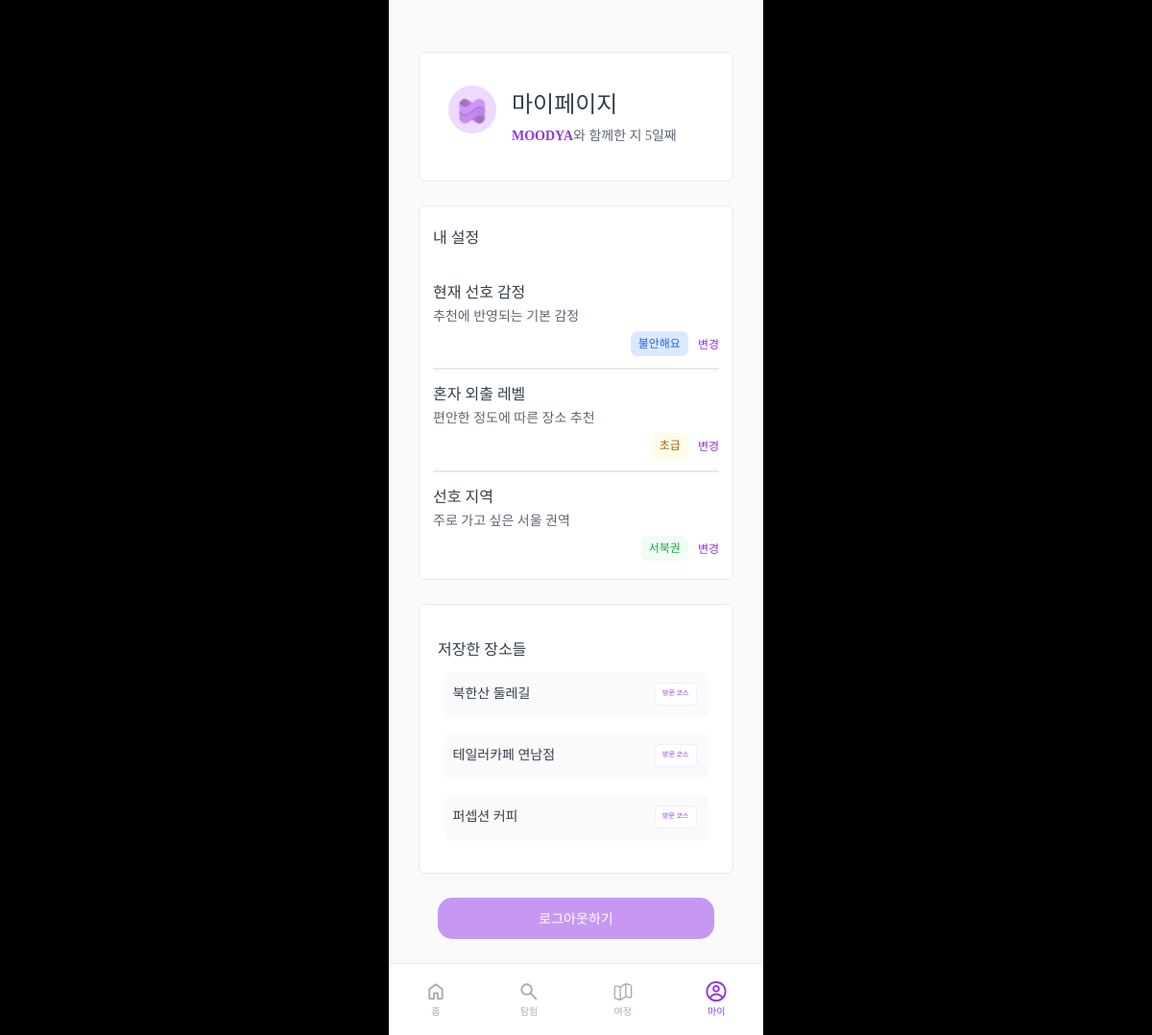
The page /accounts/mypage/ (signed in) on the database its author committed.
### accounts/models.py (models this page shows, shortened)
class UserProfile(models.Model):
    EMOTION_CHOICES = [
        ('ANXIOUS',   '불안해요'),
        ('ANGRY',   '화나요'),
        ('ENERGETIC', '활기차요'),
        ('TIRED',   '지쳤어요'),
        ('CALM',      '평온해요'),
        ('EXCITED',   '설레요'),
    ]
    ACTIVITY_LEVEL_CHOICES = [
        ('BEGINNER',     '초급'),
        ('INTERMEDIATE', '중급'),
        ('ADVANCED',     '상급'),
    ]
    REGION_CHOICES = [
        ('NW', '서북권'),
        ('NE', '동북권'),
        ('SW', '서남권'),
        ('SE', '동남권'),
        ('C',  '중부권'),
    ]
    user = models.OneToOneField(User, on_delete=models.CASCADE)
    emotion = models.CharField(
        max_length=10,
        choices=EMOTION_CHOICES,
        null=True,
        blank=False
    )
    activity_level = models.CharField(
        max_length=12,
        choices=ACTIVITY_LEVEL_CHOICES,
        null=True,
        blank=False
    )
    region = models.CharField(
        max_length=2,
        choices=REGION_CHOICES,
        null=True,
        blank=False
    )
    liked_places = models.ManyToManyField('journeys.Place', related_name='liked_by', blank=True)

### journeys/models.py (models this page shows, shortened)
class Place(models.Model):
    EMOTION_CHOICES = [
        ('ANXIOUS',   '불안해요'),
        ('ANGRY',   '화나요'),
        ('ENERGETIC', '활기차요'),
        ('TIRED',   '지쳤어요'),
        ('CALM',      '평온해요'),
        ('EXCITED',   '설레요'),
    ]
    ACTIVITY_LEVEL_CHOICES = [
        ('BEGINNER', '초급'),
        ('INTERMEDIATE', '중급'),
        ('ADVANCED', '상급'),
    ]
    REGION_CHOICES = [
        ('NW', '서북권'),
        ('NE', '동북권'),
        ('SW', '서남권'),
        ('SE', '동남권'),
        ('C', '중부권'),
    ]
    CATEGORY_CHOICES = [
        ('자연', '자연'),
        ('카페', '카페'),
        ('전시', '전시'),
        ('책방', '책방'),
    ]
    name = models.CharField(max_length=100)
    summary = models.CharField(max_length=100)
    address = models.CharField(max_length=200)
    emotion = models.CharField(max_length=20, choices=EMOTION_CHOICES)
    activity_level = models.CharField(max_length=20, choices=ACTIVITY_LEVEL_CHOICES)
    region = models.CharField(max_length=20, choices=REGION_CHOICES)
    category = models.CharField(max_length=20, choices=CATEGORY_CHOICES)
    tags = models.CharField(max_length=20)
    emoji = models.CharField(max_length=5)
    safety_score = models.IntegerField()
    liked_users = models.ManyToManyField(settings.AUTH_USER_MODEL, related_name='liked_places', blank=True)

### accounts/views.py (the view)
# urls.py: path('mypage/', views.mypage, name='mypage'),
@login_required
def mypage(request):
    user = request.user
    profile, _ = UserProfile.objects.get_or_create(user=user)
    today = timezone.localdate()
    joined_day = timezone.localdate(user.date_joined)
    days = (today - joined_day).days + 1
    liked_places = profile.liked_places.all() if hasattr(profile, 'liked_places') else []
    context = {
        'days': days,
        'profile': profile,
        'liked_places': liked_places
    }
    return render(request, 'accounts/mypage.html', context)

### accounts/templates/accounts/mypage.html (shortened to what this page needs)
{% load static %}
<!DOCTYPE html>
<html lang="ko">
  <head>
    <link rel="stylesheet" href="{% static 'assets/css/style.css' %}" />
    <link rel="stylesheet" href="{% static 'assets/css/section/mypage.css' %}" />
  </head>
  <body>
    <div id="wrap" class="container">
      <div class="box">
        <div class="mypage_top">
          <div class="top_left">
            <img src="{% static 'assets/img/img_hello.svg' %}" alt="img_hello" />
          </div>
          <div class="top_right">
            <h2>마이페이지</h2>
            <p>
              <span>MOODYA</span>와 함께한 지 <span class="day">{{days}}</span>일째
            </p>
          </div>
        </div>
        <div class="my_settings">
          <h3>내 설정</h3>
          <div class="setting_first">
            <h3>현재 선호 감정</h3>
            <p>추천에 반영되는 기본 감정</p>
            <div class="setting_bottom">
              <div class="blue_tag">{{ profile.get_emotion_display }}</div>
              <a class="change" href="{% url 'accounts:mypageFirst' %}">변경</a>
            </div>
          </div>
          <hr />
          <div class="setting setting_second">
            <h3>혼자 외출 레벨</h3>
            <p>편안한 정도에 따른 장소 추천</p>
            <div class="setting_bottom">
              <div class="yellow_tag">{{ profile.get_activity_level_display }}</div>
              <a class="change" href="{% url 'accounts:mypageSecond' %}">변경</a>
            </div>
          </div>
          <hr />
          <div class="setting setting_third">
            <h3>선호 지역</h3>
            <p>주로 가고 싶은 서울 권역</p>
            <div class="setting_bottom">
              <div class="green_tag">{{ profile.get_region_display }}</div>
              <a class="change" href="{% url 'accounts:mypageThird' %}">변경</a>
            </div>
          </div>
        </div>
        <div class="save_places">
          <h3>저장한 장소들</h3>
          {% if liked_places %}
            <div class="yes_places">
              {% for place in liked_places %}
                <div class="place_info">
                  <div class="place_name">{{ place.name }}</div>
                  <div class="visited"> 방문 코스</div>
                </div>
              {% endfor %}
            </div>
          {% endif %}
        </div>
        <form method="POST" action="{% url 'accounts:logout' %}">
            <button class="logout">로그아웃하기</button>
          </form>
        <div class="bottom_nav">
          <a href="{% url 'journeys:main' %}" class="nav_item">
            <img src="{% static 'assets/img/ic_home.svg' %}" alt="ic_home_selected" />
            <span class="unselected">홈</span>
          </a>
          <a href="{% url 'journeys:explore' %}" class="nav_item">
            <img src="{% static 'assets/img/ic_search.svg' %}" alt="ic_search" />
            <span class="unselected">탐험</span>
          </a>
          <a href="{% url 'journeys:journey' %}"class="nav_item">
            <img src="{% static 'assets/img/ic_journey.svg' %}" alt="ic_journey" />
            <span class="unselected">여정</span>
          </a>
          <a href="{% url 'accounts:mypage' %}" class="nav_item">
            <img src="{% static 'assets/img/ic_mypage_selected.svg' %}" alt="ic_mypage" />
            <span class="selected">마이</span>
          </a>
        </div>
    </div>
  </body>
</html>

### static/assets/css/section/mypage.css (style rules this page uses)
#wrap { justify-content: flex-start; }
.container { position: relative; }
.box { width: 100%; position: absolute; display: flex; justify-content: center; align-items: center; flex-direction: column; top: 0; background-color: var(--background); }
.mypage_top { display: flex; width: 328px; padding: 34px 30px; background-color: var(--white); border-radius: 7px; border: 1px solid var(--lightgray); margin-top: 54px; }
h2 { font-size: 24px; font-weight: 700; color: var(--black); text-align: start; margin-left: 16px; }
p { font-size: 14px; color: var(--deepgray); padding: 0; }
.top_right p { margin-left: 16px; }
p span { color: var(--main); font-weight: 700; }
.day { color: var(--deepgray); font-weight: 400; }
.top_left { width: 50px; height: 50px; border-radius: 50%; border: 0; background: var(--lightpurple); display: flex; justify-content: center; align-items: center; }
.top_left img { width: 30.38px; height: 31px; }
.my_settings { width: 328px; padding: 19px 14px; margin-top: 25px; border: 1px solid var(--lightgray); border-radius: 7px; background-color: var(--white); }
h3 { font-size: 16px; font-weight: 700; color: var(--black); text-align: start; }
.setting_first h3 { margin-top: 30px; }
.setting_bottom { display: flex; justify-content: flex-end; margin-top: 3px; }
.blue_tag { display: flex; width: fit-content; height: fit-content; padding: 3px 8px; background-color: var(--lightblue); border-radius: 7px; font-size: 12px; font-weight: 600; color: var(--blue); }
.yellow_tag { display: flex; width: fit-content; height: fit-content; padding: 3px 8px; background-color: var(--lightyellow); border-radius: 7px; font-size: 12px; font-weight: 600; color: var(--brown); }
.green_tag { display: flex; width: fit-content; height: fit-content; padding: 3px 8px; background-color: #EFFDF4; border-radius: 7px; font-size: 12px; font-weight: 600; color: #17A34A; }
.change { margin-left: 10px; margin-top: 4px; font-size: 12px; font-weight: 600; color: var(--main); cursor: pointer; }
hr { border: 1px solid var(--lightgray); margin-top: 12px; margin-bottom: 12px; }
.save_places { width: 328px; padding: 33px 19px; margin-top: 25px; border: 1px solid var(--lightgray); border-radius: 7px; background-color: var(--white); }
.yes_places { margin-top: 10px; margin-left: 6.5px; margin-right: 6.5px; }
.place_info { display: flex; background-color: var(--background); padding: 11px 12px 13px 9px; border: 0; border-radius: 7px; align-items: center; justify-content: space-between; margin-bottom: 16px; }
.place_info:last-child { margin-bottom: 0; }
.place_name { font-size: 14px; font-weight: 600; color: var(--black); }
.visited { width: fit-content; height: fit-content; padding: 5px 7px; font-size: 7px; font-weight: 600; color: var(--main); border: 1px solid #F4EAFF; border-radius: 5px; background-color: var(--white); }
.logout { width: 288px; height: 43px; margin-top: 25px; margin-bottom: 100px; background-color: #9334E97F; font-size: 14px; font-weight: 500; color: var(--white); border: 0; border-radius: 15px; }
.bottom_nav { position: fixed; bottom: 0; left: 50%; transform: translateX(-50%); width: 390px; height: 75px; background-color: var(--white); border-top: 1px solid var(--lightgray); display: flex; justify-content: space-around; align-items: center; z-index: 1000; }
.nav_item { display: flex; flex-direction: column; align-items: center; font-size: 10px; font-weight: 700; cursor: pointer; }
.selected { color: var(--main); }
.unselected { color: var(--icongray); }
.nav_item img { width: 24px; height: 24px; }

### static/assets/css/setting/common.css (style rules this page uses)
button, a { cursor: pointer; background-color: var(--none); }
body { background-color: #000000; display: flex; justify-content: center; align-items: center; }
.container { width: 390px; height: 100vh; display: flex; flex-direction: column; justify-content: center; align-items: center; background-color: var(--background); }

### rows shown on the page
UserProfile: emotion "불안해요", activity_level "초급", region "서북권"
Place: name "북한산 둘레길"
Place: name "테일러카페 연남점"
Place: name "퍼셉션 커피"

### other values the page prints
{{ days }} "5"
